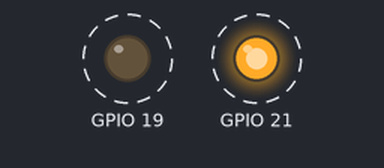
The program below on a simulated Raspberry Pi (BCM pin numbers). On the bench: output pins drawn as LEDs (lit = HIGH). Dashed ring = blinking. What the program prints to the terminal is not drawn.

Above: at 0.5 s.
Timing chart, 0 to 4.6 s (numbered marks = the images above):
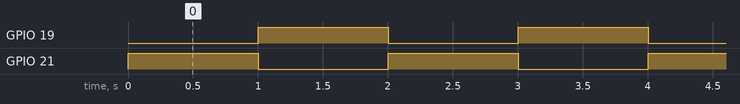

Measured:
- by itself, GPIO 19, GPIO 21: alternates HIGH for 1.0 s and LOW for 1.0 s

The program:

double_led_blink.py
```python
import RPi.GPIO as GPIO
from time import sleep

GPIO.setmode(GPIO.BCM) # sets up numbering scheme as BCM

# Goal: when 1 led goes high, the other goes off.
# Print state of each LED
# Blinking continues until user inputs "CTRL + c"

GPIO.setup(21, GPIO.OUT, initial=GPIO.LOW)
GPIO.setup(19, GPIO.OUT, initial=GPIO.HIGH)
print("Starting Up")

while True:
	print("Switch Lights")
	GPIO.output(19, GPIO.LOW)
	GPIO.output(21, GPIO.HIGH)
	print("Wait a second")
	sleep(1)
	print("Switch Lights")
	GPIO.output(19, GPIO.HIGH)
	GPIO.output(21, GPIO.LOW)
	print("Wait a second")
	sleep(1)
```
